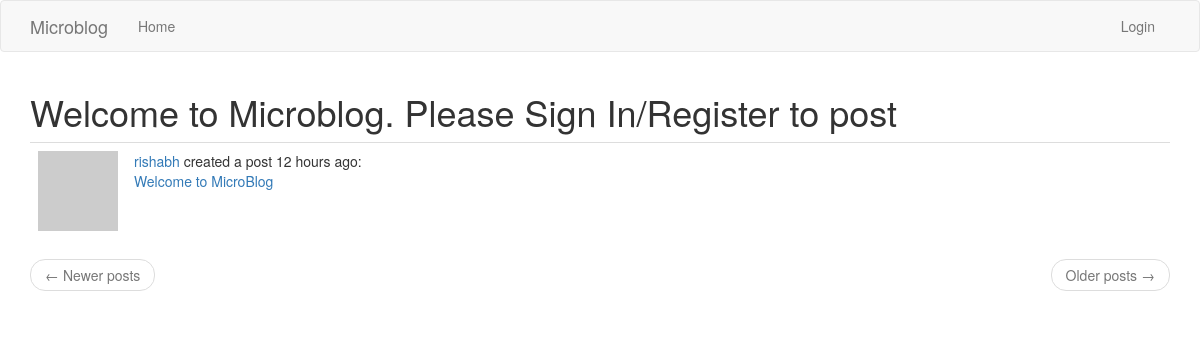
Before: /explore with the older database file.
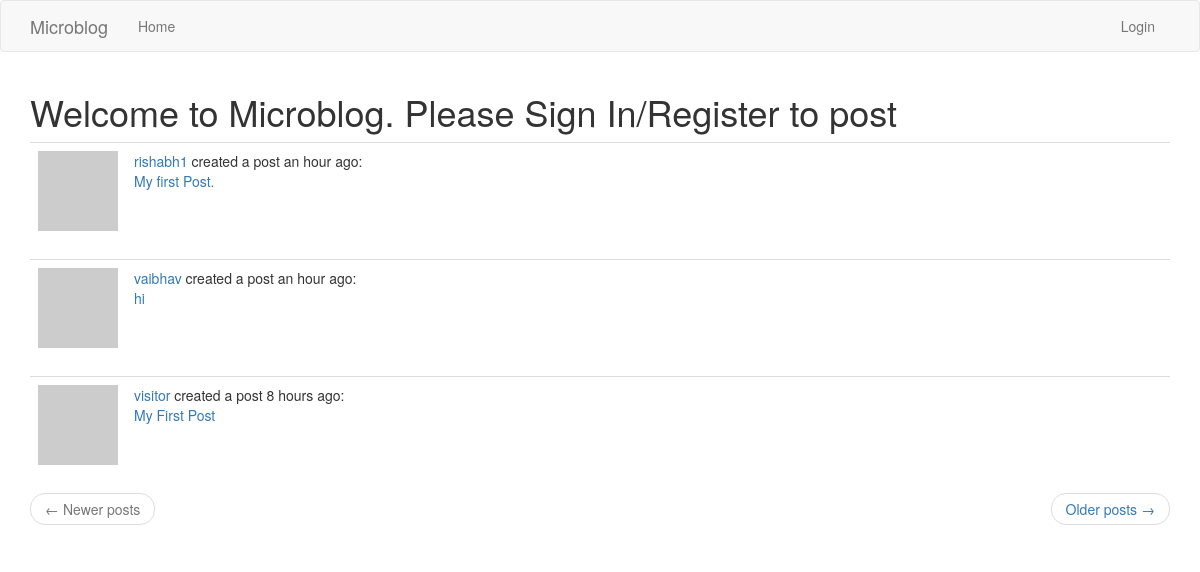
After: the same page with the newer database file.
### app/models.py (models this page shows, shortened)
class Post(db.Model):
    id = db.Column(db.Integer, primary_key=True)
    title=db.Column(db.String(50))
    body = db.Column(db.String(140))
    comments=db.relationship('Comment',backref='commenter',lazy='dynamic')
    timestamp = db.Column(db.DateTime, index=True, default=datetime.utcnow)
    user_id = db.Column(db.Integer, db.ForeignKey('user.id'))

class User(UserMixin,db.Model):
    id = db.Column(db.Integer, primary_key=True)
    username = db.Column(db.String(64), index=True, unique=True)
    email = db.Column(db.String(120), index=True, unique=True)
    password_hash = db.Column(db.String(128))
    posts = db.relationship('Post', backref='author', lazy='dynamic')
    about_me = db.Column(db.String(140))
    last_seen = db.Column(db.DateTime, default=datetime.utcnow)
    followed = db.relationship(
        'User', secondary=followers,
        primaryjoin=(followers.c.follower_id == id),
        secondaryjoin=(followers.c.followed_id == id),
        backref=db.backref('followers', lazy='dynamic'), lazy='dynamic')
    def avatar(self, size):
        digest = md5(self.email.lower().encode('utf-8')).hexdigest()
        return 'https://www.gravatar.com/avatar/{}?d=identicon&s={}'.format(
            digest, size)

### app/routes.py (the view)
@app.route('/explore')
def explore():
    page = request.args.get('page', 1, type=int)
    posts = Post.query.order_by(Post.timestamp.desc()).paginate(
        page, app.config['POSTS_PER_PAGE'], False)
    next_url = url_for('explore', page=posts.next_num) \
        if posts.has_next else None
    prev_url = url_for('explore', page=posts.prev_num) \
        if posts.has_prev else None
    return render_template("index.html", title='Explore', posts=posts.items,
                          next_url=next_url, prev_url=prev_url)

### app/routes.py (called while the page is built)
@app.before_request
def before_request():
    if current_user.is_authenticated:
        current_user.last_seen = datetime.utcnow()
        db.session.commit()

### app/templates/index.html (shortened to what this page needs)
{% extends "base.html" %}
{% import 'bootstrap/wtf.html' as wtf %}
{% block app_content %}
    {% if current_user.is_anonymous%}
    <h1>Welcome to Microblog. Please Sign In/Register to post</h1>
    {%else%}
    <h1>Hi, {{ current_user.username }}!</h1>
    {%endif%}
    {% for post in posts %}
        {% include '_post.html' %}
    {% endfor %}
    <nav aria-label="...">
        <ul class="pager">
            <li class="previous{% if not prev_url %} disabled{% endif %}">
                <a href="{{ prev_url or '#' }}">
                    <span aria-hidden="true">&larr;</span> Newer posts
                </a>
            </li>
            <li class="next{% if not next_url %} disabled{% endif %}">
                <a href="{{ next_url or '#' }}">
                    Older posts <span aria-hidden="true">&rarr;</span>
                </a>
            </li>
        </ul>
    </nav>
{% endblock %}

### app/templates/_post.html
   <table class="table table-hover">
        <tr>
            <td width="70px">
                <a href="{{ url_for('user', username=post.author.username) }}">
                    <img src="{{ post.author.avatar(70) }}" />
                </a>
            </td>
            <td>
                <a href="{{ url_for('user', username=post.author.username) }}">
                    {{ post.author.username }}
                </a>
                created a post {{ moment(post.timestamp).fromNow() }}:
                <br>
                <a href="{{url_for('post',postname=post.title)}}">
                {{ post.title }}
            </a>
            </td>
        </tr>
    </table>

Changed rows visible on the page:
no longer on this page (row edited): Post: author.username "rishabh", timestamp "12 hours ago", title "Welcome to MicroBlog"
added Post: author.username "rishabh1", timestamp "an hour ago", title "My first Post."
added Post: author.username "vaibhav", timestamp "an hour ago", title "hi"
added Post: author.username "visitor", timestamp "8 hours ago", title "My First Post"
